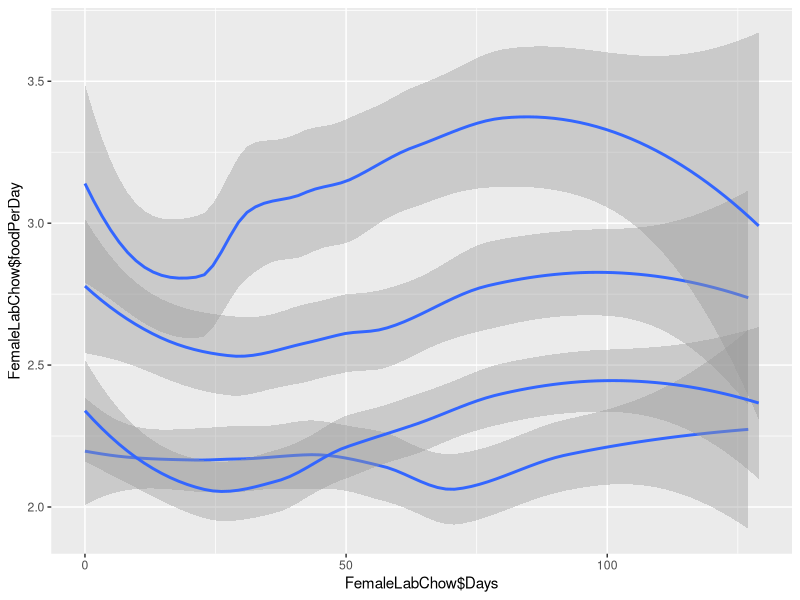
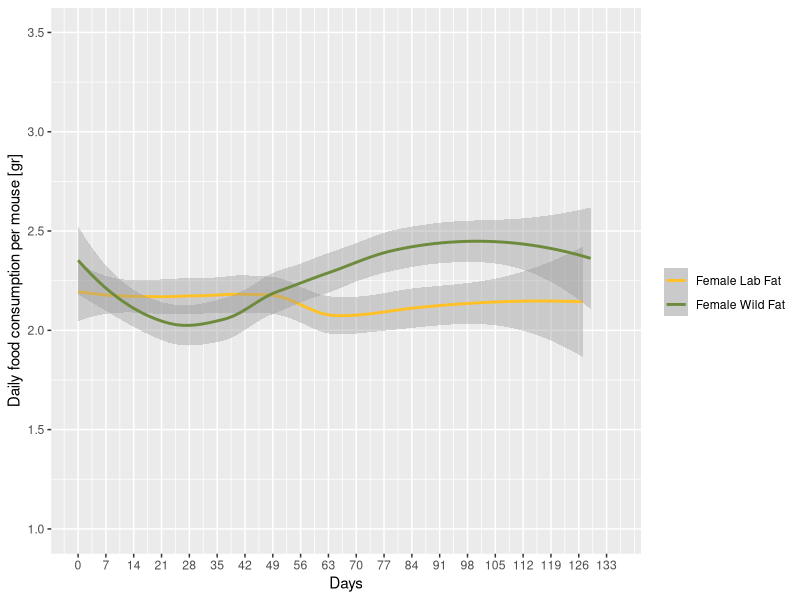
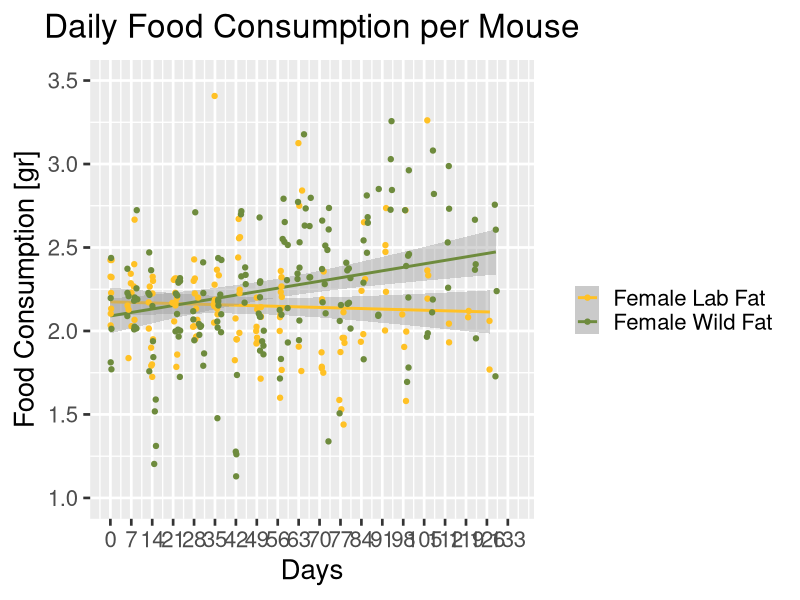
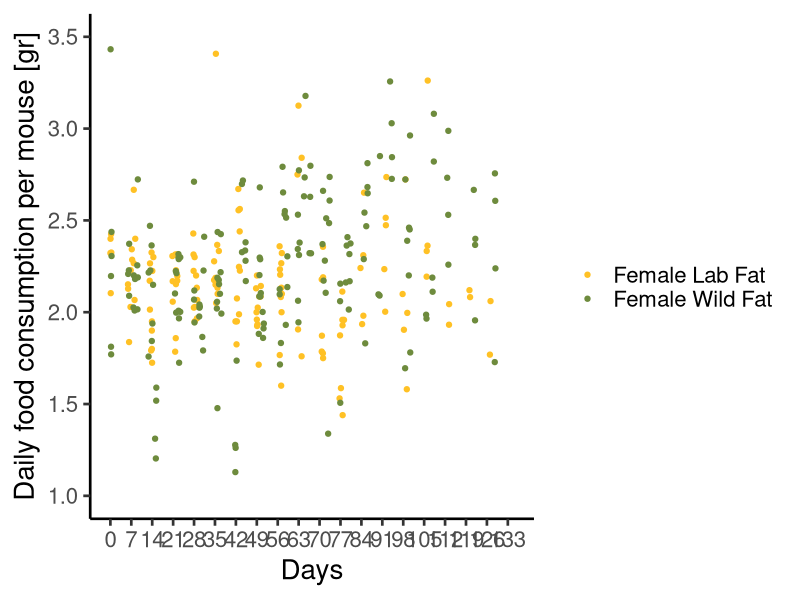
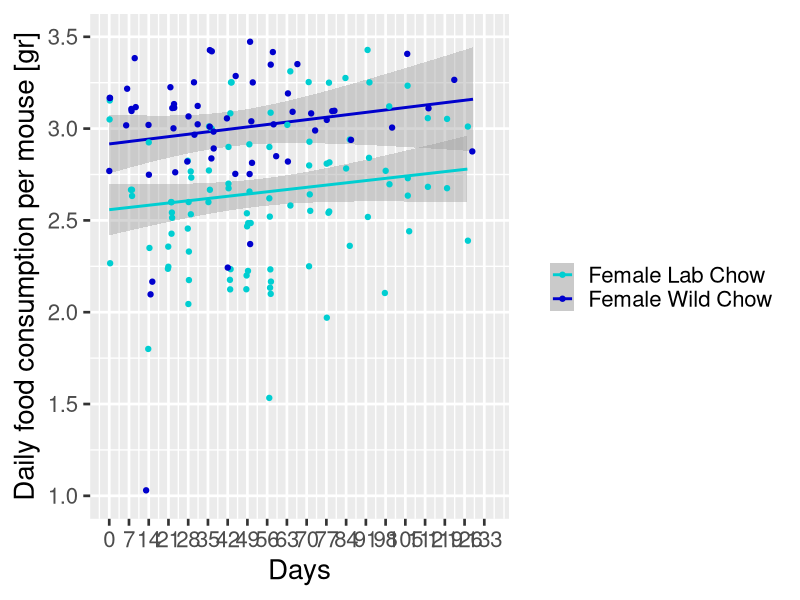

Here is the R script that generated these plots, in order:
## ---- chunk 1


setwd("~/Desktop/Research/NAFLD/Experiments/All Experiments together")

library(ggplot2)
library(gdata)
library(rlist)
library(ggpubr)
library(gridBase)
library(gridExtra)
#installation of ggpubr, according to websitehttp://www.sthda.com/english/articles/24-ggpubr-publication-ready-plots/81-ggplot2-easy-way-to-mix-multiple-graphs-on-the-same-page/

cd <- read.csv("AllExpFood.csv")


#Change Date to custome date of R programm, no need now, format is already fine
cd$Date <- as.Date(cd$Date, "%m/%d/%y")

#for calculating days after starting the exp
for (Days in unique(cd$Experiment)) {
  
  for (Days2 in unique(cd$Microbiome)) {
    
    lowdate <- min(cd$Date[cd$Experiment == Days & cd$Microbiome == Days2])
  
    cd$Days[cd$Experiment == Days & cd$Microbiome == Days2] <- cd$Date[cd$Experiment == Days & cd$Microbiome == Days2] - lowdate
  }
  
}
#removes X values where food was wrongly added and thus the calculations are wrong
cd$X <- as.double(as.character(cd$X))
cd$X[cd$X < 5 | cd$X > 30] <- NA


#remove rows where days equals NA
cd <- subset(cd, is.na(cd$Days) == FALSE)

#loop through gender
for (gender in unique(cd$Gender)) {
  
  #loop through microbiome
  for (microbiome in unique(cd$Microbiome)) {
    
    #loop through experiment
    for (experiment in unique(cd$Experiment)) {
    
      #loop through measuring days
      for (day in sort(unique(cd$Days[cd$Gender == gender & cd$Microbiome == microbiome]))) {
        
        #for not the most recent measurements
        if (day != max(unique(cd$Days[cd$Gender == gender & cd$Microbiome == microbiome & cd$Experiment == experiment]))) {
          
          #find index of current day
          indexDay <- match(day, sort(unique(cd$Days[cd$Gender == gender & cd$Microbiome == microbiome & cd$Experiment == experiment])))
          
          #find next day after current day
          dayPlus1 <- sort(unique(cd$Days[cd$Gender == gender & cd$Microbiome == microbiome & cd$Experiment == experiment]))[indexDay + 1]
          
          #create new variable = x / number of days in between the current day and the next day
          cd$foodPerDay[cd$Gender == gender & cd$Microbiome == microbiome & cd$Days == day & cd$Experiment == experiment] <- cd$X[cd$Gender == gender & cd$Microbiome == microbiome & cd$Days == day & cd$Experiment == experiment] / (dayPlus1 - day)
       
        }
      }
    }
  }
}

#removes Food per day values wrongly calculated
#cd$foodPerDay[cd$foodPerDay < 0.9] <- NA

minval <- min(cd$foodPerDay, na.rm = TRUE)
maxval <- max(cd$foodPerDay, na.rm = TRUE)
maxdays <- max(cd$Days, na.rm = TRUE)
mindays <- min(cd$Days, na.rm = TRUE)

FemaleLabChow <- subset(cd, cd$Microbiome == "Lab" & cd$Diet == "Chow" & cd$Gender == "Female")
FemaleLabFat <- subset(cd, cd$Microbiome == "Lab" & cd$Diet == "Fat" & cd$Gender == "Female")
FemaleWildChow <- subset(cd, cd$Microbiome == "Wildling" & cd$Diet == "Chow" & cd$Gender == "Female")
FemaleWildFat <- subset(cd, cd$Microbiome == "Wildling" & cd$Diet == "Fat" & cd$Gender == "Female")

#plots for Fat Diet

plotFemaleFood <- ggplot() +
    geom_smooth(data = FemaleLabChow, aes(x = FemaleLabChow$Days, y = FemaleLabChow$foodPerDay)) +
    geom_smooth(data = FemaleLabFat, aes(x = FemaleLabFat$Days, y = FemaleLabFat$foodPerDay)) +
    geom_smooth(data = FemaleWildChow, aes(x = FemaleWildChow$Days, y = FemaleWildChow$foodPerDay)) +
    geom_smooth(data = FemaleWildFat, aes(x = FemaleWildFat$Days, y = FemaleWildFat$foodPerDay))

print(plotFemaleFood)


plotFemaleFat <- ggplot() +
  geom_smooth(data = FemaleLabFat,  aes(x = FemaleLabFat$Days, y = FemaleLabFat$foodPerDay, color = "Female Lab Fat")) +
  geom_smooth(data = FemaleWildFat,  aes(x = FemaleWildFat$Days, y = FemaleWildFat$foodPerDay, color = "Female Wild Fat")) +
  scale_colour_manual("", values = c("goldenrod1", "darkolivegreen4"), breaks = c("Female Lab Fat", "Female Wild Fat")) +
   scale_x_continuous("Days",  breaks=seq(0,maxdays, 7), limits = c(mindays, maxdays)) +
    scale_y_continuous("Daily food consumption per mouse [gr]", limit = c(1,3.5) )+
  theme_set(theme_gray(base_size = 20))
  
print(plotFemaleFat)


plotFemaleFatlm <- ggplot() +
  geom_smooth(data = FemaleLabFat, method = "lm",  aes(x = FemaleLabFat$Days, y = FemaleLabFat$foodPerDay, color = "Female Lab Fat")) +
  geom_smooth(data = FemaleWildFat, method = "lm", aes(x = FemaleWildFat$Days, y = FemaleWildFat$foodPerDay, color = "Female Wild Fat")) +
  scale_colour_manual("", values = c("goldenrod1", "darkolivegreen4"), breaks = c("Female Lab Fat", "Female Wild Fat")) +
  geom_jitter(data = FemaleLabFat, aes(x = FemaleLabFat$Days, y = FemaleLabFat$foodPerDay, color = "Female Lab Fat")) +
  geom_jitter(data = FemaleWildFat, aes(x = FemaleWildFat$Days, y = FemaleWildFat$foodPerDay, color = "Female Wild Fat")) +
  scale_colour_manual("", values = c("goldenrod1", "darkolivegreen4"), breaks = c("Female Lab Fat", "Female Wild Fat")) +
   scale_x_continuous("Days",  breaks=seq(0,maxdays, 7), limits = c(mindays, maxdays)) +
    scale_y_continuous("Food Consumption [gr]", limit = c(1,3.5) )+
  theme_set(theme_classic2(base_size = 20) )+
  theme(plot.title = element_text(hjust = 0.5)) +
  ggtitle("Daily Food Consumption per Mouse")
 
print(plotFemaleFatlm)

plotFemaleFat2 <- ggplot() +
  geom_jitter(data = FemaleLabFat, aes(x = FemaleLabFat$Days, y = FemaleLabFat$foodPerDay, color = "Female Lab Fat")) +
  geom_jitter(data = FemaleWildFat, aes(x = FemaleWildFat$Days, y = FemaleWildFat$foodPerDay, color = "Female Wild Fat")) +
  scale_colour_manual("", values = c("goldenrod1", "darkolivegreen4"), breaks = c("Female Lab Fat", "Female Wild Fat")) +
  scale_colour_manual("", values = c("goldenrod1", "darkolivegreen4"), breaks = c("Female Lab Fat", "Female Wild Fat")) +
    scale_x_continuous("Days",  breaks=seq(0,maxdays, 7), limits = c(mindays, maxdays)) +
    scale_y_continuous("Daily food consumption per mouse [gr]", limit = c(1,3.5) ) +
  theme_set(theme_gray(base_size = 20))
 
print(plotFemaleFat2)

#plots for Chow Diet

plotFemaleChowlm <- ggplot() +
  geom_smooth(data = FemaleLabChow, method = "lm",  aes(x = FemaleLabChow$Days, y = FemaleLabChow$foodPerDay, color = "Female Lab Chow")) +
  geom_smooth(data = FemaleWildChow, method = "lm", aes(x = FemaleWildChow$Days, y = FemaleWildChow$foodPerDay, color = "Female Wild Chow")) +
  scale_colour_manual("", values = c("darkturquoise", "blue3"), breaks = c("Female Lab Chow", "Female Wild Chow")) +
  geom_jitter(data = FemaleLabChow, aes(x = FemaleLabChow$Days, y = FemaleLabChow$foodPerDay, color = "Female Lab Chow")) +
  geom_jitter(data = FemaleWildChow, aes(x = FemaleWildChow$Days, y = FemaleWildChow$foodPerDay, color = "Female Wild Chow")) +
  scale_colour_manual("", values = c("darkturquoise", "blue3"), breaks = c("Female Lab Chow", "Female Wild Chow")) +
   scale_x_continuous("Days",  breaks=seq(0,maxdays, 7), limits = c(mindays, maxdays)) +
    scale_y_continuous("Daily food consumption per mouse [gr]", limit = c(1,3.5) )+
  theme_set(theme_gray(base_size = 20))
 
print(plotFemaleChowlm)


# 
# for (gut in unique(cd$Microbiome)){
#   
#   for (food in unique (cd$Diet)){
#     
#     for(sex in unique(cd$Gender)){
#     
#     temp <- subset(cd, gut == cd$Microbiome & food == cd$Diet)
# plotallExp <- ggplot(data = temp, aes(x = temp$Days, y = temp$X, color = factor(temp$Experiment)))+
#   geom_smooth() +
#    ggtitle(paste(as.character(sex), " Microbiome ", as.character(gut), " Diet ", as.character(food))) +
#   ylim(5,30)
#     
# 
# print(plotallExp)
#     }
#  }
# }
# 
